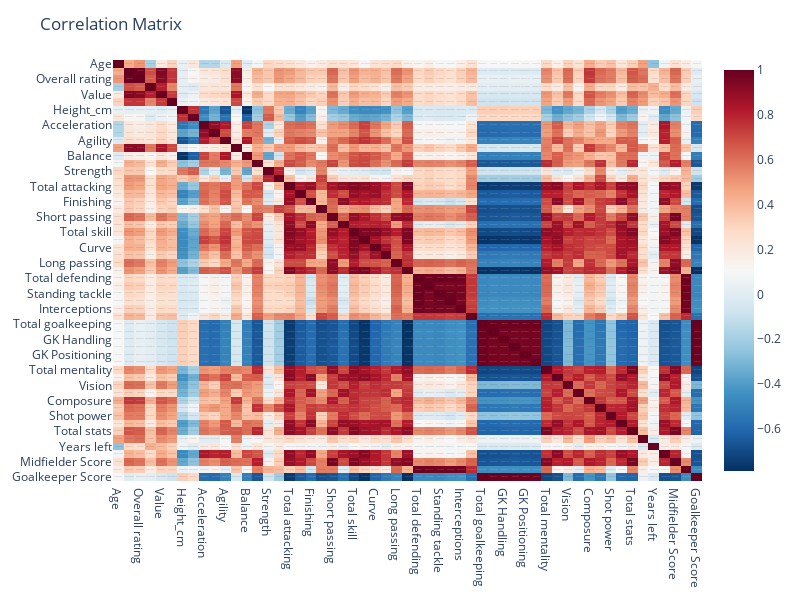

Notebook source saved alongside this figure:
### Markdown cell above
I think the accuracy slightly decreases, so i won't select the model

### Code cell
import plotly.express as px

corr_matrix = df[num_cols].corr()

fig = px.imshow(corr_matrix, text_auto=True, aspect="auto", color_continuous_scale='RdBu_r')
fig.update_layout(title="Correlation Matrix", autosize=False, width=800, height=600)
fig.show()

### Figure 1 — Plotly figure (JSON) as saved in the notebook; plotly's stock layout.template omitted (floating-point values rounded to 4 significant figures; data arrays with more than 128 entries replaced by an {"elided": "..."} marker saying what was removed)
{"data": [{"coloraxis": "coloraxis", "hovertemplate": "x: %{x}<br>y: %{y}<br>color: %{z}<extra></extra>", "name": "0", "texttemplate": "%{z}", "type": "heatmap", "x": ["Age", "Best overall", "Overall rating", "Potential", "Value", "Wage", "Height_cm", "Weight_kg", "Acceleration", "Sprint speed", "Agility", "Reactions", "Balance", "Stamina", "Strength", "Jumping", "Total attacking", "Crossing", "Finishing", "Heading accuracy", "Short passing", "Volleys", "Total skill", "Dribbling", "Curve", "FK Accuracy", "Long passing", "Ball control", "Total defending", "Defensive awareness", "Standing tackle", "Sliding tackle", "Interceptions", "Aggression", "Total goalkeeping", "GK Diving", "GK Handling", "GK Kicking", "GK Positioning", "GK Reflexes", "Total mentality", "Att. Position", "Vision", "Penalties", "Composure", "Total power", "Shot power", "Long shots", "Total stats", "International reputation", "Years left", "Forward Score", "Midfielder Score", "Defender Score", "Goalkeeper Score"], "xaxis": "x", "y": ["Age", "Best overall", "Overall rating", "Potential", "Value", "Wage", "Height_cm", "Weight_kg", "Acceleration", "Sprint speed", "Agility", "Reactions", "Balance", "Stamina", "Strength", "Jumping", "Total attacking", "Crossing", "Finishing", "Heading accuracy", "Short passing", "Volleys", "Total skill", "Dribbling", "Curve", "FK Accuracy", "Long passing", "Ball control", "Total defending", "Defensive awareness", "Standing tackle", "Sliding tackle", "Interceptions", "Aggression", "Total goalkeeping", "GK Diving", "GK Handling", "GK Kicking", "GK Positioning", "GK Reflexes", "Total mentality", "Att. Position", "Vision", "Penalties", "Composure", "Total power", "Shot power", "Long shots", "Total stats", "International reputation", "Years left", "Forward Score", "Midfielder Score", "Defender Score", "Goalkeeper Score"], "yaxis": "y", "z": {"elided": "55x55 float values"}}], "layout": {"autosize": false, "coloraxis": {"colorscale": [[0, "rgb(5,48,97)"], [0.1, "rgb(33,102,172)"], [0.2, "rgb(67,147,195)"], [0.3, "rgb(146,197,222)"], [0.4, "rgb(209,229,240)"], [0.5, "rgb(247,247,247)"], [0.6, "rgb(253,219,199)"], [0.7, "rgb(244,165,130)"], [0.8, "rgb(214,96,77)"], [0.9, "rgb(178,24,43)"], [1, "rgb(103,0,31)"]]}, "height": 600, "margin": {"t": 60}, "title": {"text": "Correlation Matrix"}, "width": 800, "xaxis": {"anchor": "y", "domain": [0, 1]}, "yaxis": {"anchor": "x", "autorange": "reversed", "domain": [0, 1]}}}
